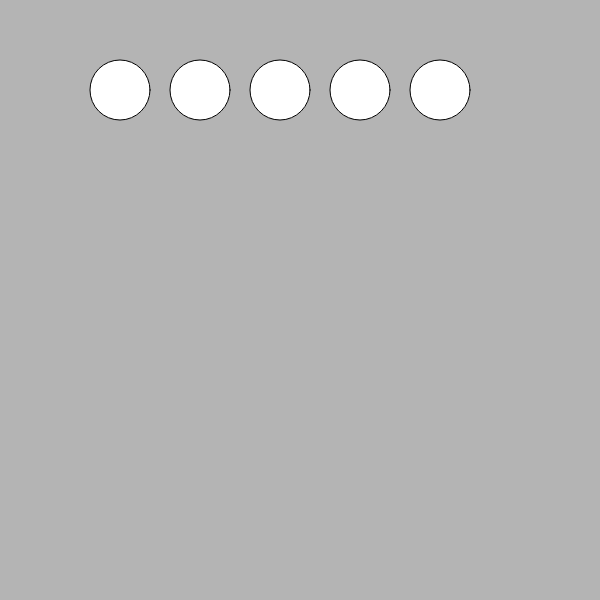
Frame 1 (no input)
Frame 60 (no input): identical to frame 1, image omitted
Frame 120 (the mouse pressed at the canvas centre since frame 60): identical to frame 1, image omitted

The p5.js sketch that drew this single still picture (run headless with seeded random() and noise() and a simulated clock; from frame 60 on, the mouse is pressed at the canvas centre):

// p5.js sketch
// ── sketch.js
var x;
var y;
function setup() {
  createCanvas(600, 600);
  x = 120;
  y = 90;
}


function draw() {
  background(180);
  //was ellipse(120, 90, 60, 60)
  ellipse(x, y, 60, 60);
  
  //was ellipse(200, 90, 60, 60)
  ellipse(x + 80, y, 60, 60);
  
  //was ellipse(280, 90, 60, 60)
  ellipse(x + 160, y, 60, 60);
  
  //was ellipse(360, 90, 60, 60)
  ellipse(x + 240, y, 60, 60);
  
  //was ellipse(440, 90, 60, 60)
  ellipse(x + 320, y, 60, 60);
}
